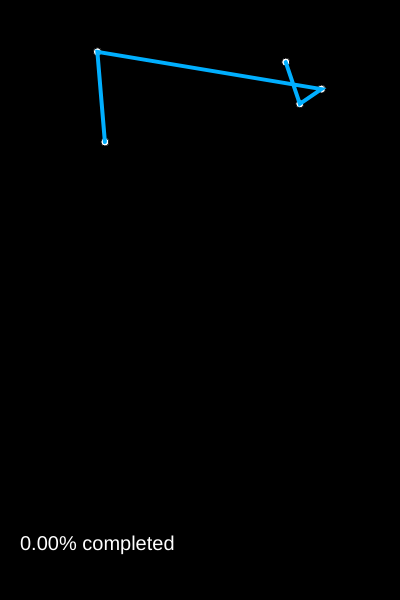
Frame 1 (no input)
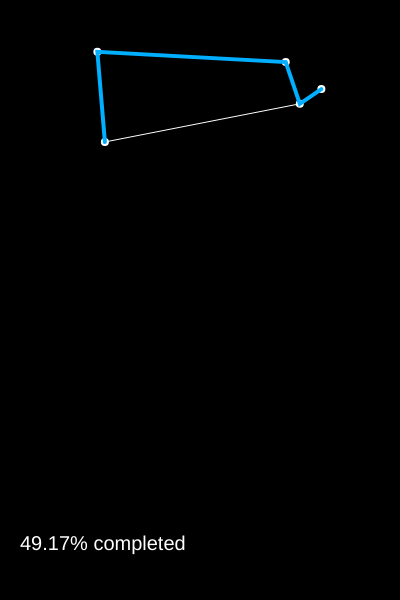
Frame 60 (no input)
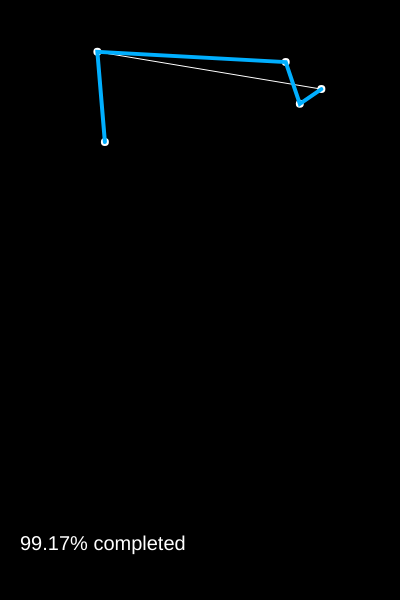
Frame 120 (the mouse pressed at the canvas centre since frame 60)

The p5.js sketch that drew these frames (run headless with seeded random() and noise() and a simulated clock; from frame 60 on, the mouse is pressed at the canvas centre):

// p5.js sketch
// ── sketch.js
var cities = [];
var totalCities = 5;
var recordDistance;
var bestEver;
var totalPermutations;
var count = 0;

var order = [];

function setup(){
  createCanvas(400, 600);
  for (var i = 0; i < totalCities; i++){
    var v = createVector(random(width), random(height/2));
    cities[i] = v;
    order[i] = i;

  }
  var d = calcDistance(cities, order);
  recordDistance = d;
  bestEver = order.slice();
  totalPermutations = sFact(totalCities);
  // console.log(totalPermutations);
  

}

function draw(){
  background(0);
  fill(255);
  for (var i = 0; i < cities.length; i++){
    ellipse(cities[i].x, cities[i].y, 8, 8);
  }

  stroke(255);
  strokeWeight(1);
  noFill();
  beginShape();
  for (var i = 0; i < order.length; i++){
    var n = order[i];
    vertex(cities[n].x, cities[n].y);
  }
  endShape();

  stroke(0,175,255);
  strokeWeight(4);
  noFill();
  beginShape();
  for (var i = 0; i < bestEver.length; i++){
    var n = bestEver[i];
    vertex(cities[n].x, cities[n].y);
  }
  endShape();



  var d = calcDistance(cities, order);
  if ( d < recordDistance) {
    recordDistance = d;
    bestEver = order.slice();
    
  }
  textSize(20);
  noStroke();
  // var s = '';
  // for (var i = 0; i < order.length; i++) {
  //   s += order[i];
  // }
  fill(255);
  var percent = 100 * (count / totalPermutations);
  text(nf(percent,0,2) + "% completed", 20, height-50);
  
  nextOrder();
}

function swap(a, i, j) {
  var temp = a[i];
  a[i] = a[j];
  a[j] = temp;

}

function calcDistance(points, order) {
  var sum = 0;
  for (var i = 0; i < order.length-1; i++) {
    var cityA = points[order[i]];
    var cityB = points[order[i+1]];
    var d = dist(cityA.x, cityA.y, cityB.x, cityB.y);
    sum +=d;

  }
  return sum;


}

function nextOrder() {

  // STEP 1 of the algorithm
  // https://www.quora.com/How-would-you-explain-an-algorithm-that-generates-permutations-using-lexicographic-ordering
  var largestI = -1;
  for (var i = 0; i < order.length - 1; i++) {
    if (order[i] < order[i + 1]) {
      largestI = i;
    }
  }
  if (largestI == -1) {
    noLoop();
    console.log('finished');
  }

  // STEP 2
  var largestJ = -1;
  for (var j = 0; j < order.length; j++) {
    if (order[largestI] < order[j]) {
      largestJ = j;
    }
  }

  // STEP 3
  swap(order, largestI, largestJ);

  // STEP 4: reverse from largestI + 1 to the end
  var endArray = order.splice(largestI + 1);
  endArray.reverse();
  order = order.concat(endArray);
  count ++;

}

function sFact(num)
{
    var rval=1;
    for (var i = 2; i <= num; i++)
        rval = rval * i;
    return rval;
}
